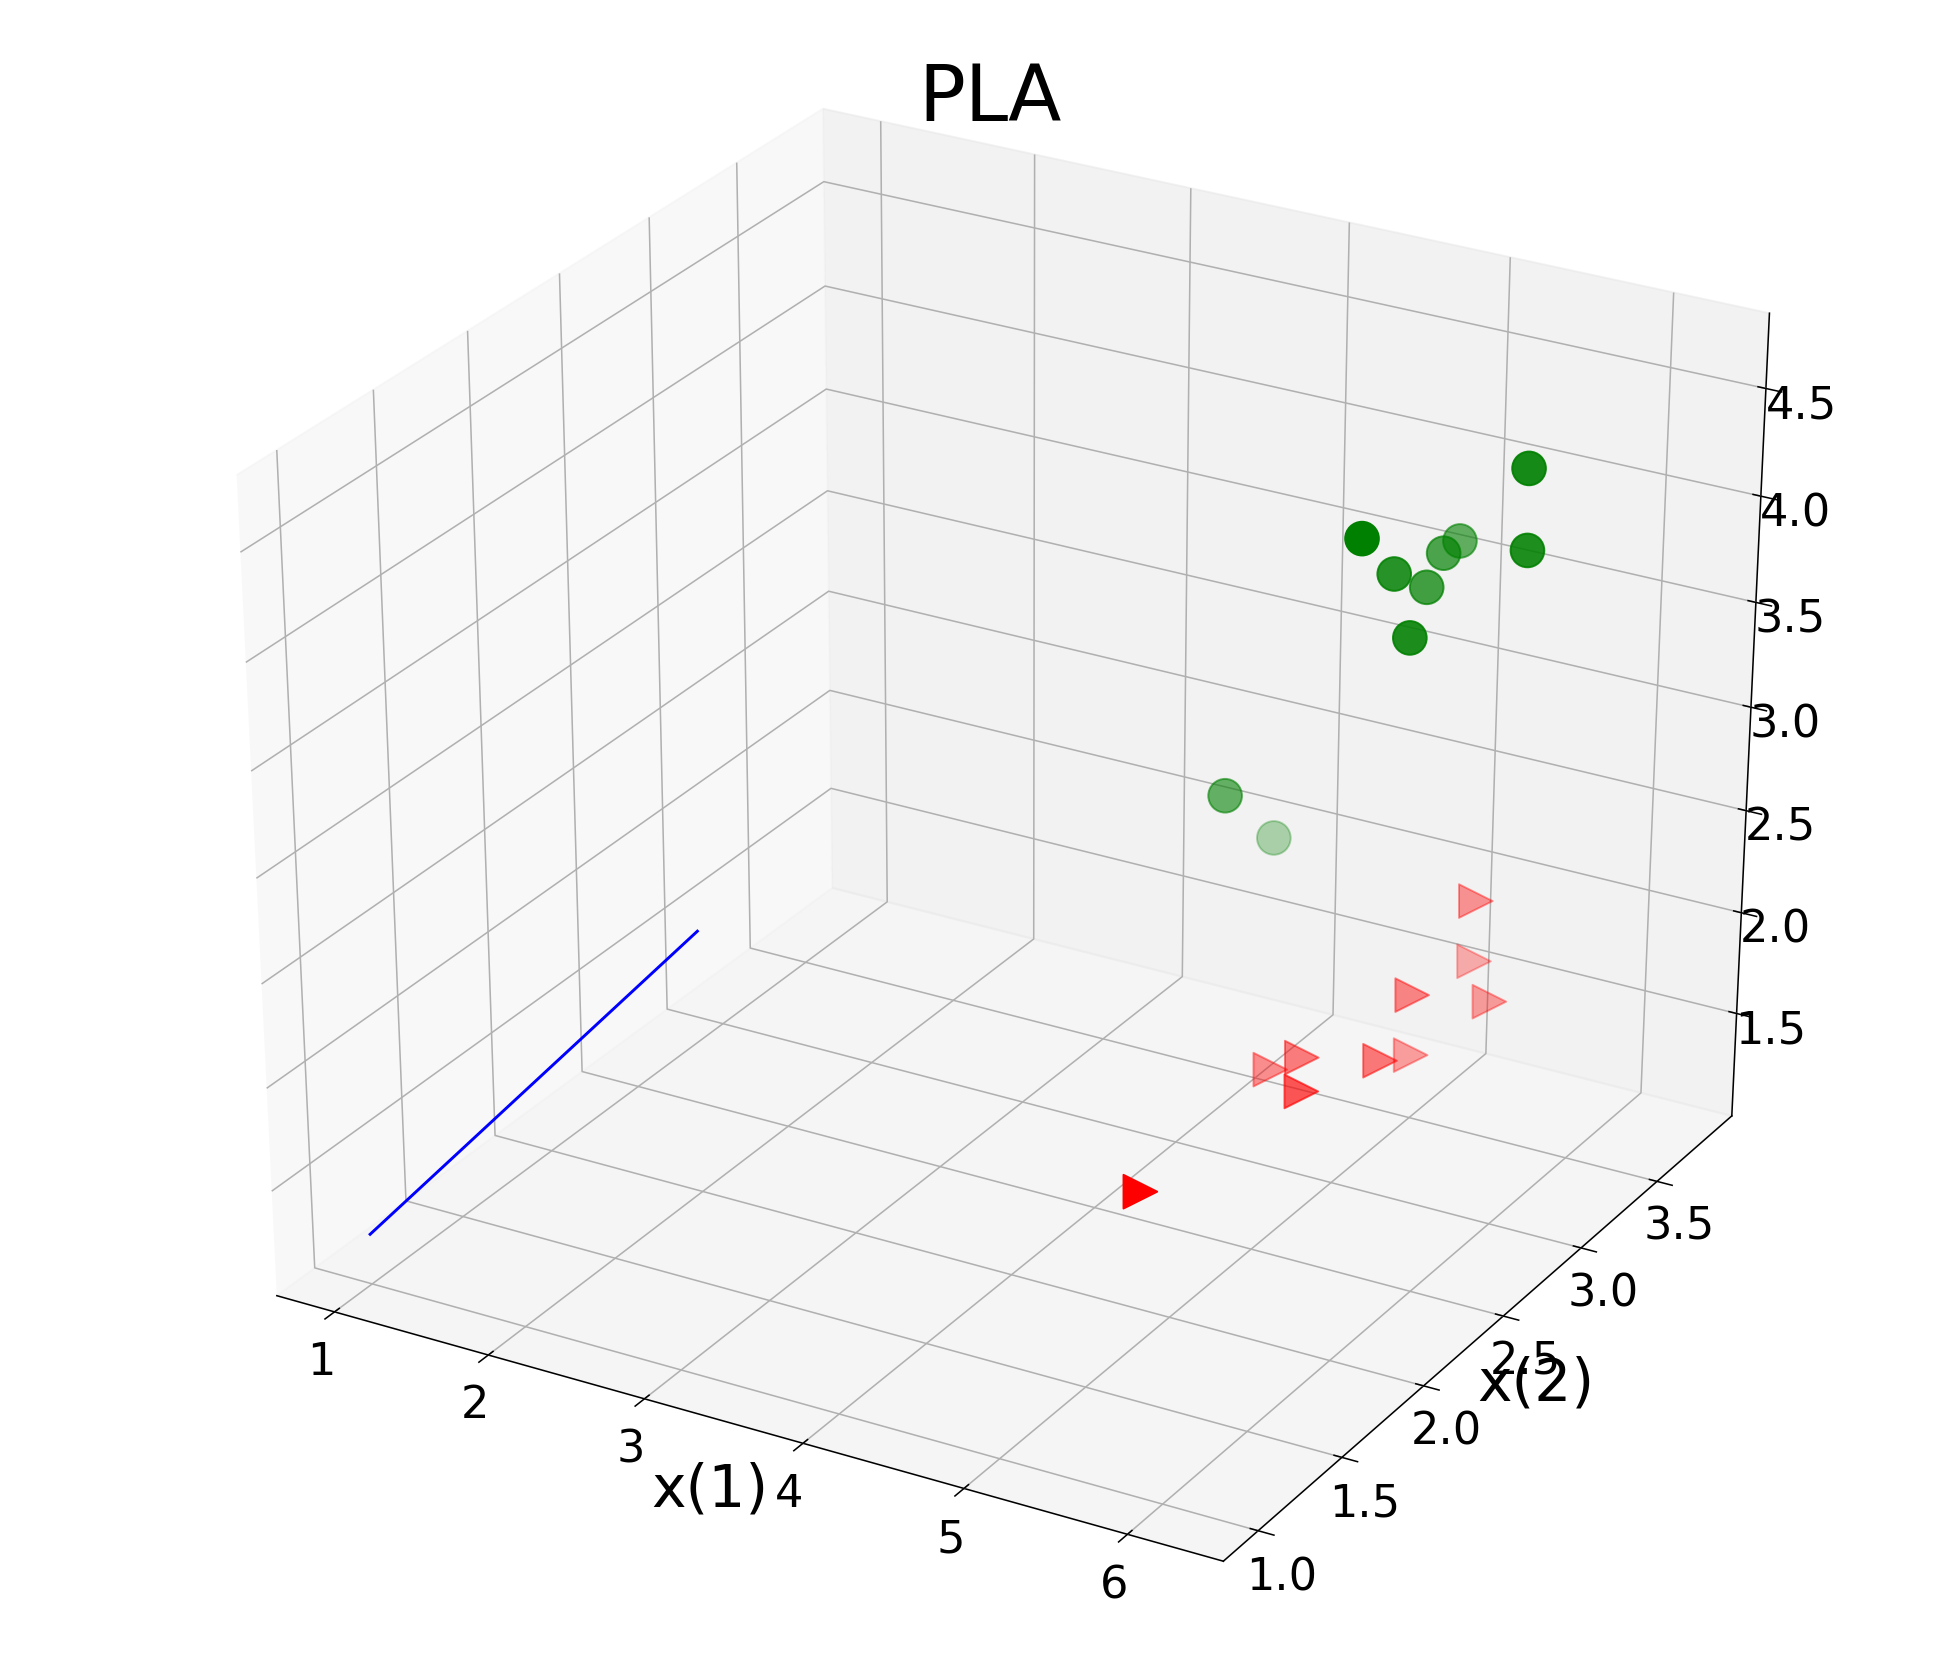

The Python source for this figure:
#-*- encoding:utf-8 -*-

'''
    感知机模型：f(x) = sign(w*x+b)，属于二分类模型。
    输入空间：长度为N的特征向量空间
    输出空间：{-1,1}
    模型参数：超平面法向量/权值向量：w, 偏置：b
    下面分别从统计学习三要素和学习步骤进行描述
    1：三要素
        假设空间：定义于特征空间中的所有线性分类器，即函数集{f|f(x)= w*x+b}
        模型选择准则：损失函数最小
        模型学习算法：随机梯度下降法
    2：学习步骤
        （1）：样本获取：采样IRIS作为样本,取前两类样本，用户输入文件路径--->选择留出法或k交叉验证法分离训练集和测试集
        （2）：确定模型假设空间为{f|f(x)= w*x+b}
        （3）：确定模型选择准则
            经验风险最小：损失函数为所有误分类点分类器的距离之和，min-∑y(w*x+b)，（x,y）∈M,M为误分类集 
        （4）:确定模型学习算法，梯度下降法		
        （5）：学习算法实现，包括原始算法和对偶算法
        （6）：预测分析
    Author：Julie                                                                             |
    Date：2018.12.01                                                                          |
    Version: V1.0.0
 '''
import matplotlib
matplotlib.use('Agg')
import os
import pandas as pd
import numpy as np
import sympy
import matplotlib.pyplot as plt
from mpl_toolkits.mplot3d import Axes3D #绘制三维图形

class PerceptronDual(object):
    pass 

class PerceptronPrimary(object):
    ''' 
    目的：利用训练集训练模型，确定w,b，并利用测试集进行评价，并绘图显示
    属性：w,b
    方法：获取特征矩阵、更新参数、评价、绘图
    '''
    def __init__(self,w=np.array([0,]),b=0,r=1):
        self.w = w
        self.b = b
        self.r = r
    def filePath(self):
        path = raw_input('请输入文件绝对路径：\n')
        return path
    def getRawData(self,path):
        '''
        目的：从原始文件中读入前100个样本，包含两类样本，每个样本有四个属性
        由于数据已按类别按顺序存放，为提取训练集和测试集，更改了索引顺序
        参数：数据文件路径，字符串
        返回：已打乱顺序的包含两类的样本总体，正类集，负类集
        '''
        df = pd.read_csv(path,header=None) #读取样本，返回一个异构类型的二维数组,类型为DataFrame
        number = 100
        columns=[1,2,3,4,'label']
        df.columns = columns
        df = df.iloc[0:number]
        df = df.replace(to_replace = {'Iris-setosa': 1, 'Iris-versicolor': -1})#花名为Iris-setosa，则为正类，否则为负类
        index = range(number)
        for i in  range(int(number/2)):
            index[2*i] = i
            index[2*i+1] = i+50
        dataSet = df.reindex(index = index)#打乱顺序的样本总体
        dataP = df.iloc[0:int(number/2)-1].values#所有正类
        dataN = df.iloc[int(number/2):number-1].values#所有负类
        return dataSet,dataP,dataN	
    def holdOut(self,dataSet):
        '''
        目的：用留出法从样本总体中分离出测试集和训练集
        参数：样本总体，训练集占样本总体的比列
        返回：测试集、训练集
        '''
        ratio = float(input('请输入采用留出法分离训练集和测试集时所用比例')) 
        number = dataSet.shape[0]
        numberTrain = int(number*ratio)
        TrainSet = dataSet[0:numberTrain]
        TestSet = dataSet[numberTrain:100]
        return TrainSet,TestSet

    def kCrossValidation(self,dataSet):
        '''
        目的：用K折交叉验证法从样本总体中分离出测试集和训练集
        参数：样本总体，子集个数
        返回：测试集、训练集
        '''
        k = int(input('请输入采用交叉验证分离训练集和测试集时用的子集个数')) 
        number = dataSet.shape[0]
        columns = dataSet.shape[1]
        subNumber = int(number/k)
        subSets = np.empty((k,subNumber,columns))
        TrainSet = np.zeros(((k-1)*subNumber,columns))
        for i in range(k):
            subSets[i]= dataSet[i*subNumber:(i+1)*subNumber]
            TestSet  = subSets[k-1]
            TrainSet = np.delete(subSets,k-1,axis = 0).reshape(((k-1)*subNumber,columns))
        return subSets,TrainSet,TestSet
    def AnalyzeData(self,dataSet):
        '''
        目的：从样本中分离出特征矩阵和标签
        参数：样本
        返回：特征矩阵、标签
        '''
        featureMatrix = dataSet.iloc[:,0:4]
        labels = pd.DataFrame(dataSet.iloc[:,4],columns = ['label'])
        return featureMatrix,labels
    def iniParameter(self,featureMatrix):
        '''
        目的：根据特征矩阵的维数初始化w为0向量
        参数：特征矩阵
        返回：None
        '''
        number = featureMatrix.shape[1]
        self.w,self.b = np.zeros(number),0 #初始参数为0
        self.r = float(input('请输入学习步长')) 
    def updateP(self,featureMatrix,labels):
        '''
        目的：train the model,update w,b
        参数：训练集，测试集
        返回：超平面，评价指标
        '''
        labesPredict = np.dot(featureMatrix,self.w)+self.b   #求出预测值
        Y = labesPredict*labels['label']		  #预测值和实际类别是否一致
        errIndex = np.where(Y<=0)[0] #求出yi(w*xi+b)<=0的索引，包括等于0的意思是最后并没有样本落在超平面上 
        if np.size(errIndex)==0:
            pass
        else:
            x = featureMatrix.iloc[errIndex[0],:]
            y = labels.iloc[errIndex[0]][0]
            self.w = self.w+np.dot(x,y)*self.r
            self.b = self.b+self.r*y
            return self.updateP(featureMatrix,labels) 

    def predict(self,TestSet):
        '''
        目的：预测测试集样本类别
        参数：测试集，超平面参数
        返回：真实类别、预测类别
        '''
        featureMatrix,labels  = self.AnalyzeData(TestSet)
        index = labels.index
        columns = labels.columns
        labesPredict =  np.dot(featureMatrix,self.w)+self.b
        labesPredict = pd.DataFrame(data = labesPredict,index = index,columns = columns)
        labesPredict.loc[labesPredict['label'] > 0] = 1
        labesPredict.loc[labesPredict['label'] < 0] = -1
        labesPredict.loc[labesPredict['label'] == 0] = 0
        return labels,labesPredict

    def evalue(self,labels,labesPredict):
        '''
        目的：评价模型
        参数：真实类别、预测类别
        返回：各种评价指标，以字典形式返回
        '''
        P_real = set(np.where(labels == 1)[0])
        N_real  = set(np.where(labels == -1)[0])
        P_predict = set(np.where(labesPredict == 1)[0])
        N_predict  = set(np.where(labesPredict == -1)[0])
        TP = float(len(P_real&P_predict))
        FN = float(len(P_real&N_predict))
        FP = float(len(N_real&P_predict))
        TN = float(len(N_real&N_predict))
        TPR = TP/(FN+TP)
        FNR = 1-TPR
        FPR = FP/(FP+TN)
        TNR = 1-FPR 
        ACC = (TP+TN)/(FN+TP+FP+TN)
        Ave_Acc = (TPR+TNR)/2
        Error = 1-ACC
        Precision = TP/(TP+FP)
        Recall = TP/(TP+FN)
        F1_Score = 2*Recall*Precision/(Recall+Precision)
        PerformanceIndex = {'TP':TP,'FN':FN,'FP':FP,'TN':TN,
                            'TPR':TPR,'FNR':FNR,'FPR':FPR,'TNR':TNR,
                            'ACC':ACC,'Ave_Acc':Ave_Acc,'Error':Error,
                            'Precision':Precision,'Recall':Recall,'F1-Score':F1_Score}	
        return PerformanceIndex
    def seperate(self,dataSet):
        positiveSet = dataSet.loc[dataSet['label']== 1]
        negativeSet = dataSet.loc[dataSet['label']== -1]
        return positiveSet,negativeSet
    def axisData3(self,dataSet):
        x = dataSet.iloc[:,0]
        y = dataSet.iloc[:,1]
        z = dataSet.iloc[:,2]
        return x,y,z
    def plot(self,TestSet):
        fig = plt.figure(num = 1,figsize = (14,12),dpi = 140,facecolor = 'white',edgecolor = 'black',frameon = True )
        ax = fig.add_axes([0.01,0.01,0.99,0.99],projection = '3d')
        #ax = fig.add_subplot(111, projection='3d')
        x1,y1,z1 = self.axisData3(self.seperate(TestSet)[0]) 
        x2,y2,z2 = self.axisData3(self.seperate(TestSet)[1]) 
        ax.scatter(x1,y1,z1,s=300,c='red',marker='>')
        ax.scatter(x2,y2,z2,s=300,c='green', marker='o') 
        x = sympy.Symbol('x')
        y = sympy.Symbol('y')
        z = sympy.Symbol('z')
        w = self.w[0:3]
        expression = sympy.solve((np.dot(w,[x,y,z])+self.b),z)#根据法向量w和截距b求取z的表达式
        expression = expression[0]
        xData = np.linspace(1,2,20)
        yData = xData
        zData = []
        for i in xData:
            zData.append(expression.evalf(subs={x:i,y:i})) #根据表达式求取z
        ax = fig.gca()
        ax.plot(xData,yData,zData,c = 'blue')#画超平面
        plt.title(r'PLA',fontsize=40)#设定图标的显示样式属性等
        plt.xlabel('x(1)',fontsize=30)
        plt.ylabel('x(2)',fontsize=30)
        plt.tick_params(labelsize=23)
        name = raw_input("请输入图像文件名称：")
        plt.savefig(name)
       # plt.show()
        os.system('eog'+' '+name+'.png')
        
